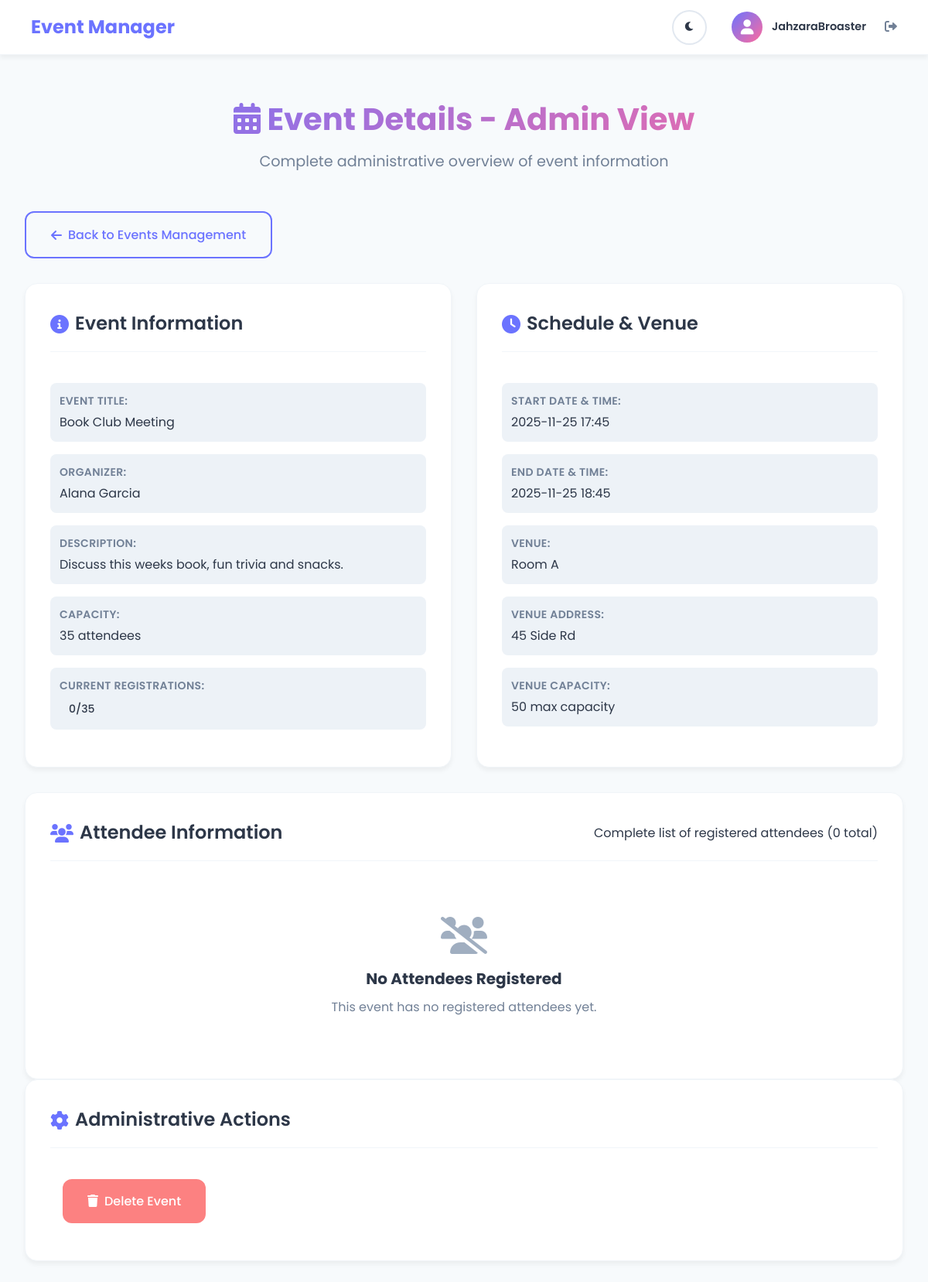
Page /admin/event/5 (signed in) on the committed database.
### tables this page shows
CREATE TABLE events (
            id INTEGER PRIMARY KEY, title TEXT, description TEXT, venue_id INTEGER,
            organizer_id INTEGER, capacity INTEGER
        );

CREATE TABLE users (
            id INTEGER PRIMARY KEY, name TEXT, email TEXT UNIQUE, role TEXT, password_hash TEXT
        );

CREATE TABLE schedules (
            id INTEGER PRIMARY KEY, event_id INTEGER, start TEXT, end TEXT
        );

CREATE TABLE venues (
            id INTEGER PRIMARY KEY, name TEXT, address TEXT, capacity INTEGER
        );

### app.py (the view)
@app.route('/admin/event/<int:event_id>')
@role_required('admin')
def admin_event_detail(event_id):
    event = db.get_event_with_organizer(event_id)
    if not event:
        flash('Event not found', 'error')
        return redirect(url_for('admin_events'))
    attendees = db.get_event_attendees(event_id)
    venue = None
    if event.get('venue_id'):
        venues = db.get_venues()
        venue = next((v for v in venues if v[0] == event['venue_id']), None)
    return render_template('admin_event_detail.html',
                         event=event,
                         attendees=attendees,
                         venue=venue,
                         registered_count=len(attendees))

### app.py (called while the page is built)
def role_required(required_role):
    from functools import wraps
    def decorator(f):
        @wraps(f)
        def decorated_function(*args, **kwargs):
            if 'user_id' not in session:
                flash('Please log in to access this page', 'error')
                return redirect(url_for('login_page'))
            if session.get('user_role') != required_role:
                flash('Access denied. Insufficient permissions.', 'error')
                return redirect(url_for('dashboard'))
            return f(*args, **kwargs)
        return decorated_function
    return decorator

### db.py (called while the page is built)
    def get_venues(self):
        cur = self.conn.cursor()
        cur.execute('SELECT id,name,address,capacity FROM venues ORDER BY id')
        return cur.fetchall()

    def get_event_attendees(self, event_id):
        cur = self.conn.cursor()
        cur.execute('''
        SELECT u.id,u.name,u.email,u.role, r.created_at as registration_date
        FROM registrations r
        JOIN users u ON u.id=r.user_id
        WHERE r.event_id=?
        ORDER BY r.created_at
        ''', (event_id,))
        return [dict(r) for r in cur.fetchall()]

    def get_event_with_organizer(self, event_id):
        cur = self.conn.cursor()
        cur.execute('''
        SELECT e.id, e.title, e.description, e.capacity, e.organizer_id,
               v.name as venue_name, v.address as venue_address, v.id as venue_id,
               s.start, s.end,
               u.name as organizer_name
        FROM events e
        LEFT JOIN venues v ON e.venue_id=v.id
        LEFT JOIN schedules s ON s.event_id=e.id
        LEFT JOIN users u ON u.id=e.organizer_id
        WHERE e.id=?
        ''', (event_id,))
        r = cur.fetchone()
        return dict(r) if r else None

### templates/admin_event_detail.html (shortened to what this page needs)
{% extends "base.html" %}
{% block content %}
<div class="container">
    <div class="page-header">
        <h1 class="page-title">
            <i class="fas fa-calendar-alt"></i>
            Event Details - Admin View
        </h1>
        <p class="page-subtitle">
            Complete administrative overview of event information
        </p>
    </div>
    <div class="mb-4">
        <a href="{{ url_for('admin_events') }}" class="btn btn-outline">
            <i class="fas fa-arrow-left"></i>
            Back to Events Management
        </a>
    </div>
    <div class="grid grid-cols-2 gap-4 mb-4">
        <div class="card">
            <div class="card-header">
                <h3 class="card-title">
                    <i class="fas fa-info-circle"></i>
                    Event Information
                </h3>
            </div>
            <div class="event-details">
                <div class="detail-item">
                    <label class="detail-label">Event Title:</label>
                    <span class="detail-value">{{ event.title }}</span>
                </div>
                <div class="detail-item">
                    <label class="detail-label">Organizer:</label>
                    <span class="detail-value">{{ event.organizer_name or 'Unknown' }}</span>
                </div>
                <div class="detail-item">
                    <label class="detail-label">Description:</label>
                    <span class="detail-value">{{ event.description or 'No description provided' }}</span>
                </div>
                <div class="detail-item">
                    <label class="detail-label">Capacity:</label>
                    <span class="detail-value">{{ event.capacity }} attendees</span>
                </div>
                <div class="detail-item">
                    <label class="detail-label">Current Registrations:</label>
                    <span class="detail-value">
                        <span class="status-badge status-info">
                            {{ registered_count }}/{{ event.capacity }}
                        </span>
                    </span>
                </div>
            </div>
        </div>
        <div class="card">
            <div class="card-header">
                <h3 class="card-title">
                    <i class="fas fa-clock"></i>
                    Schedule & Venue
                </h3>
            </div>
            <div class="event-details">
                <div class="detail-item">
                    <label class="detail-label">Start Date & Time:</label>
                    <span class="detail-value">{{ event.start or 'Not scheduled' }}</span>
                </div>
                <div class="detail-item">
                    <label class="detail-label">End Date & Time:</label>
                    <span class="detail-value">{{ event.end or 'Not specified' }}</span>
                </div>
                {% if venue %}
                <div class="detail-item">
                    <label class="detail-label">Venue:</label>
                    <span class="detail-value">{{ venue[1] }}</span>
                </div>
                <div class="detail-item">
                    <label class="detail-label">Venue Address:</label>
                    <span class="detail-value">{{ venue[2] }}</span>
                </div>
                <div class="detail-item">
                    <label class="detail-label">Venue Capacity:</label>
                    <span class="detail-value">{{ venue[3] }} max capacity</span>
                </div>
                {% else %}
                <div class="detail-item">
                    <label class="detail-label">Venue:</label>
                    <span class="detail-value">No venue assigned</span>
                </div>
                {% endif %}
            </div>
        </div>
    </div>
    <div class="card">
        <div class="card-header">
            <h3 class="card-title">
                <i class="fas fa-users"></i>
                Attendee Information
            </h3>
            <p class="card-subtitle">
                Complete list of registered attendees ({{ registered_count }} total)
            </p>
        </div>
        {% if attendees %}
        <div class="table-container">
            <table class="data-table">
                <thead>
                    <tr>
                        <th>Attendee Name</th>
                        <th>Email Address</th>
                        <th>Role</th>
                        <th>Registration Date</th>
                        <th>Actions</th>
                    </tr>
                </thead>
                <tbody>
                    {% for attendee in attendees %}
                    <tr>
                        <td>
                            <div class="flex items-center gap-2">
                                <div class="user-avatar-small">
                                    <i class="fas fa-user"></i>
                                </div>
                                <span class="font-semibold">{{ attendee.name }}</span>
                            </div>
                        </td>
                        <td>{{ attendee.email }}</td>
                        <td>
                            <span class="role-badge role-{{ attendee.role }}">
                                {{ attendee.role.title() }}
                            </span>
                        </td>
                        <td>{{ attendee.registration_date or 'Unknown' }}</td>
                        <td>
                            <form method="POST" action="{{ url_for('remove_attendee', event_id=event.id, user_id=attendee.id) }}"
                                  style="display: inline;"
                                  onsubmit="return confirm('Remove {{ attendee.name }} from this event?')">
                                <button type="submit" class="btn btn-sm btn-danger" title="Remove Attendee">
                                    <i class="fas fa-user-minus"></i>
                                    Remove
                                </button>
                            </form>
                        </td>
                    </tr>
                    {% endfor %}
                </tbody>
            </table>
        </div>
        {% else %}
        <div class="empty-state">
            <i class="fas fa-users-slash"></i>
            <h4>No Attendees Registered</h4>
            <p>This event has no registered attendees yet.</p>
        </div>
        {% endif %}
    </div>
    <div class="card">
        <div class="card-header">
            <h3 class="card-title">
                <i class="fas fa-cog"></i>
                Administrative Actions
            </h3>
        </div>
        <div class="admin-actions">
            <form method="POST" action="{{ url_for('admin_delete_event', event_id=event.id) }}"
                  style="display: inline;"
                  onsubmit="return confirm('Are you sure you want to delete this event? This will remove all registrations and cannot be undone.')">
                <button type="submit" class="btn btn-danger">
                    <i class="fas fa-trash"></i>
                    Delete Event
                </button>
            </form>
        </div>
    </div>
</div>
{% endblock %}

### static/css/style.css (style rules this page uses)
* { margin: 0; padding: 0; box-sizing: border-box; }
:root { --primary-color: #6B73FF; --primary-light: #9BB5FF; --primary-dark: #4A5568; --secondary-color: #FF6B9D; --secondary-light: #FFB3D1; --success-color: #68D391; --warning-color: #F6E05E; --error-color: #FC8181; --info-color: #63B3ED; --bg-primary: #F7FAFC; --bg-secondary: #EDF2F7; --bg-white: #FFFFFF; --bg-card: #FFFFFF; --text-primary: #2D3748; --text-secondary: #718096; --text-light: #A0AEC0; --border-color: #E2E8F0; --border-light: #F1F5F9; --shadow-sm: 0 1px 3px rgba(0, 0, 0, 0.05); --shadow-md: 0 4px 6px rgba(0, 0, 0, 0.05); --shadow-lg: 0 10px 15px rgba(0, 0, 0, 0.08); --shadow-xl: 0 20px 25px rgba(0, 0, 0, 0.1); --radius-sm: 8px; --radius-md: 12px; --radius-lg: 16px; --radius-xl: 20px; --transition: all 0.3s cubic-bezier(0.4, 0, 0.2, 1); }
body { font-family: 'Poppins', -apple-system, BlinkMacSystemFont, 'Segoe UI', sans-serif; background: var(--bg-primary); min-height: 100vh; color: var(--text-primary); line-height: 1.6; transition: background-color 0.3s ease, color 0.3s ease; }
.container { max-width: 1200px; margin: 0 auto; padding: 2rem; }
.page-header { text-align: center; margin-bottom: 3rem; }
.page-title { font-size: 2.5rem; font-weight: 700; background: linear-gradient(135deg, var(--primary-color), var(--secondary-color)); -webkit-background-clip: text; -webkit-text-fill-color: transparent; background-clip: text; margin-bottom: 0.5rem; }
.page-subtitle { font-size: 1.2rem; color: var(--text-secondary); max-width: 600px; margin: 0 auto; }
.card { background: var(--bg-card); border-radius: var(--radius-lg); padding: 2rem; box-shadow: var(--shadow-md); border: 1px solid var(--border-light); transition: var(--transition); }
.card-header { display: flex; align-items: center; justify-content: space-between; margin-bottom: 1.5rem; padding-bottom: 1rem; border-bottom: 1px solid var(--border-light); }
.card-title { font-size: 1.5rem; font-weight: 600; color: var(--text-primary); display: flex; align-items: center; gap: 0.5rem; }
.card-title i { color: var(--primary-color); }
.btn { display: inline-flex; align-items: center; justify-content: center; gap: 0.5rem; padding: 1rem 2rem; border: none; border-radius: var(--radius-md); font-size: 1rem; font-weight: 500; font-family: inherit; text-decoration: none; cursor: pointer; transition: var(--transition); position: relative; overflow: hidden; }
.btn::before { content: ''; position: absolute; top: 0; left: -100%; width: 100%; height: 100%; background: linear-gradient(90deg, transparent, rgba(255, 255, 255, 0.2), transparent); transition: var(--transition); }
.btn-danger { background: var(--error-color); color: white; }
.btn-outline { background: transparent; border: 2px solid var(--primary-color); color: var(--primary-color); }
.grid { display: grid; gap: 2rem; }
.grid-cols-2 { grid-template-columns: repeat(2, 1fr); }
.mb-4 { margin-bottom: 2rem; }
.status-badge { display: inline-flex; align-items: center; gap: 0.25rem; padding: 0.25rem 0.75rem; border-radius: var(--radius-sm); font-size: 0.875rem; font-weight: 500; }

### templates/admin_event_detail.html (style rules this page uses)
.event-details { display: flex; flex-direction: column; gap: 1rem; padding: 1rem 0; }
.detail-item { display: flex; flex-direction: column; gap: 0.25rem; padding: 0.75rem; border-radius: var(--radius-sm); background: var(--bg-secondary); }
.detail-label { font-weight: 600; font-size: 0.875rem; color: var(--text-secondary); text-transform: uppercase; letter-spacing: 0.025em; }
.detail-value { font-size: 1rem; color: var(--text-primary); word-wrap: break-word; }
.admin-actions { display: flex; gap: 1rem; padding: 1rem; flex-wrap: wrap; }
.empty-state { text-align: center; padding: 3rem 2rem; color: var(--text-secondary); }
.empty-state i { font-size: 3rem; margin-bottom: 1rem; color: var(--text-light); }
.empty-state h4 { font-size: 1.25rem; margin-bottom: 0.5rem; color: var(--text-primary); }

### rows in the picture
events: title "Book Club Meeting", description "Discuss this weeks book, fun trivia and snacks.", capacity "35"
users: name "Alana Garcia"
schedules: start "2025-11-25 17:45", end "2025-11-25 18:45"
venues: name "Room A", address "45 Side Rd", capacity "50"

### other values in the picture
{{ session.user_name }} "JahzaraBroaster"
{{ registered_count }} "0"
